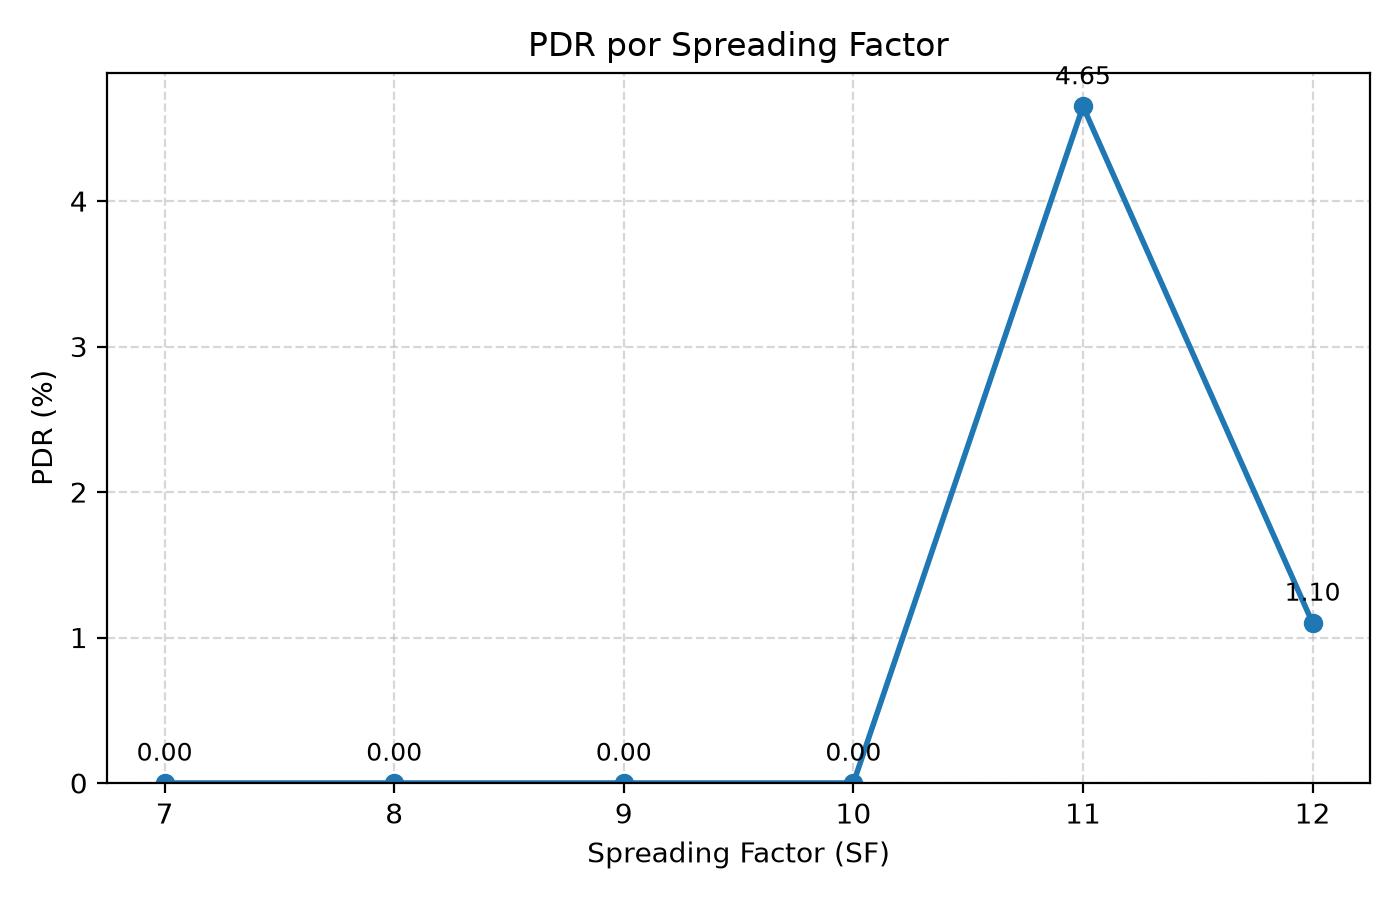

Generate this figure with Python:
import sys

import matplotlib.pyplot as plt
import pandas as pd

csv_file = "../../data/eu868_t1.csv"

df = pd.read_csv(csv_file)
df = df.sort_values("sf")

fig, ax = plt.subplots(figsize=(7, 4.5))
ax.plot(df["sf"], df["final_pdr"], marker="o", linewidth=2)

# valor em cima de cada ponto
for sf, pdr in zip(df["sf"], df["final_pdr"]):
    ax.annotate(f"{pdr:.2f}", (sf, pdr), textcoords="offset points",
                xytext=(0, 8), ha="center", fontsize=9)

ax.set_xlabel("Spreading Factor (SF)")
ax.set_ylabel("PDR (%)")
ax.set_title("PDR por Spreading Factor")
ax.set_xticks(sorted(df["sf"].unique()))
ax.set_ylim(bottom=0)
ax.grid(True, linestyle="--", alpha=0.5)

fig.tight_layout()
fig.savefig("sf_pdr.png", dpi=200)
plt.show()
